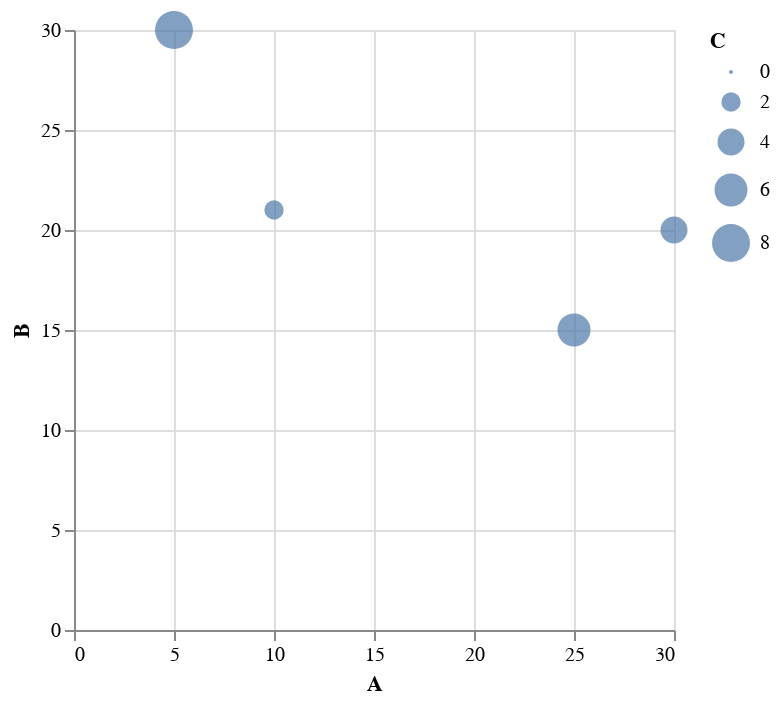

Here is the Vega-Lite specification saved for this chart:
### Vega-Lite specification from a JSON file in a GitHub repository (floating-point values rounded to 4 significant figures)
{"$schema": "https://vega.github.io/schema/vega-lite/v6.json", "data": {"values": [{"A": 10, "B": 21, "C": 2}, {"A": 30, "B": 20, "C": 4}, {"A": 25, "B": 15, "C": 6}, {"A": 5, "B": 30, "C": 8}]}, "mark": "circle", "encoding": {"x": {"field": "A", "type": "quantitative"}, "y": {"field": "B", "type": "quantitative"}, "size": {"field": "C", "type": "quantitative"}}}
